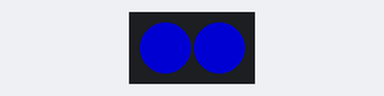
A program run on a simulated Raspberry Pi (BCM pin numbers). Shown: 2 RGB LEDs in strip order, left to right. Dim RGB values are drawn brighter than linear.

Above: at 2.6 s.
Timing chart, 0 to 4.1 s (numbered marks = the images above):
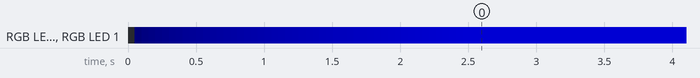

The program:

1.py
```python
import board
import neopixel
import time

pixels = neopixel.NeoPixel(board.D18, 2, brightness=0.5, auto_write=False)

colors = [
    (0, 0, 255),    # Blue — zone 1
    (0, 255, 0),    # Green — zone 2
    (255, 255, 0),  # Yellow — zone 3
    (255, 128, 0),  # Orange — zone 4
    (255, 0, 0),    # Red — zone 5
]

def fade_to(color, steps=50, delay=0.05):
    for i in range(steps + 1):
        r = int(color[0] * i / steps)
        g = int(color[1] * i / steps)
        b = int(color[2] * i / steps)
        pixels.fill((r, g, b))
        pixels.show()
        time.sleep(delay)

while True:
    for color in colors:
        fade_to(color)
        time.sleep(60)
```
